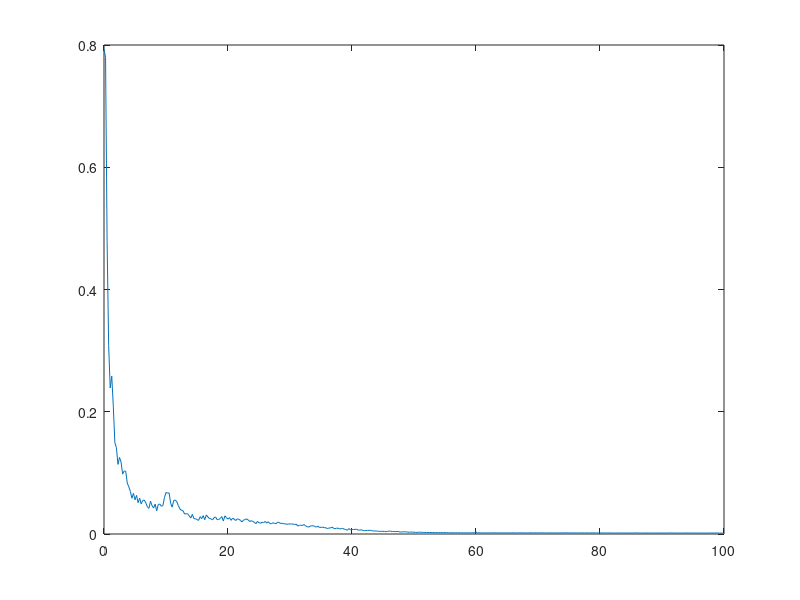
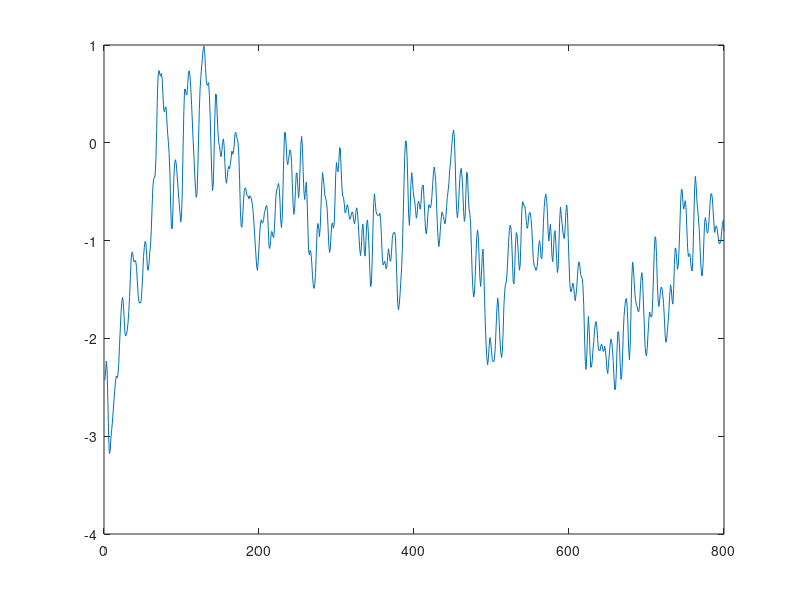
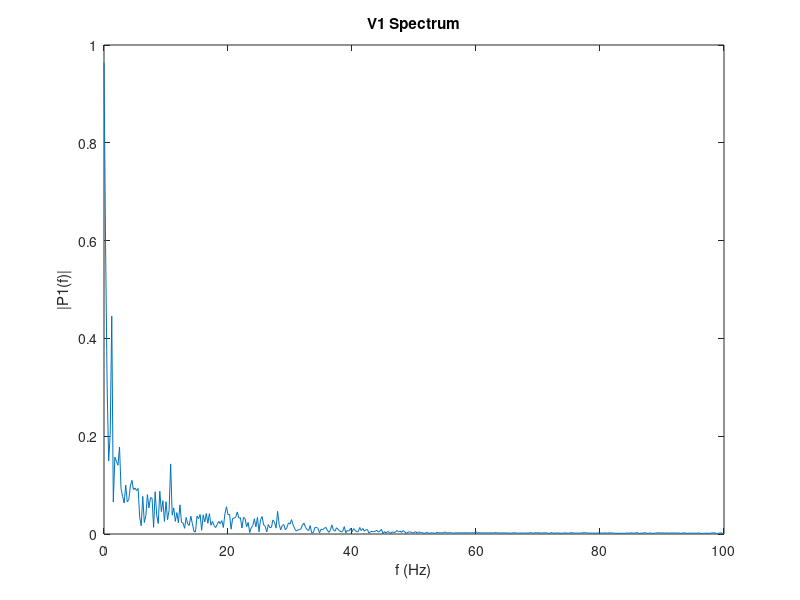

Write MATLAB code to recreate these figures, in order.
load Respiracion.txt
% load Mate.txt

V1=Respiracion(:,1);
V2=Respiracion(:,2);
V3=Respiracion(:,3);
V4=Respiracion(:,4);

tam=size(V1,1);
Seg=tam/200;
ventana=(tam/Seg)*4;

for n=1:tam/(ventana)-1
    aux=1;
    min=ventana*(n);
    %plot(1:ventana, V1(min:min+ventana-1))
    Signal=V4(min:min+ventana-1); 
    Fs = 200;            % Sampling frequency                    
    T = 1/Fs;             % Sampling period       
    L = size(Signal,1)-1;             % Length of signal
    if (mod(L,2))~=0
        L=L+1;
    end
    t = (0:L-1)*T; 
    Y = fft(Signal);
    P2 = abs(Y/L);
    P1 = P2(1:L/2+1);
    P1(2:end-1) = 2*P1(2:end-1);
    f = Fs*(0:(L/2))/L;
    figure(2)
    plot(f,P1) 
    title('V1 Spectrum')
    xlabel('f (Hz)')
    ylabel('|P1(f)|')
    
    figure(1), plot(1:size(Signal),Signal);
    for m=1:size(P1)
       Promedio(n,m)=P1(m); 
    end
end

Promedio=mean(Promedio)
h= figure(3), plot(f,Promedio);
saveas(h,'Fourier 4 Respiracion.png','png')



% figure(1), plot(1:size(P1,2),P1)
% Signal=P1
% P1=0;


% Fs = 200;            % Sampling frequency                    
% T = 1/Fs;             % Sampling period       
% L = size(Signal,2)-1;             % Length of signal
% if (mod(L,2))~=0
%     L=L+1;
% end
% t = (0:L-1)*T; 
% Y = fft(Signal);
% P2 = abs(Y/L);
% P1 = P2(1:L/2+1);
% P1(2:end-1) = 2*P1(2:end-1);
% f = Fs*(0:(L/2))/L;
% figure(2)
% plot(f,P1) 
% title('V1 Spectrum')
% xlabel('f (Hz)')
% ylabel('|P1(f)|')
% 
% 

delta=0;
theta=0;
alfa=0;
beta=0;

for n=1:size(Promedio,2)
   
    if(f(n)<3.5 && f(n)>2)
        delta=delta+Promedio(n);
    end
    
    if(f(n)>4 && f(n)<7.5)
        theta=theta+Promedio(n);
    end
    
    if(f(n)>8 && f(n)<13.5)
        alfa=alfa+Promedio(n);
    end
    
    if(f(n)>14 && f(n)<20)
        beta=beta+Promedio(n);
    end
    
end

bars(1)=delta;
bars(2)=theta;
bars(3)=alfa;
bars(4)=beta;

[pks,locs]=findpeaks(Promedio,'MinPeakHeight',0.05,'MinPeakDistance', .2);
findpeaks(Promedio,'MinPeakHeight',0.05,'MinPeakDistance', .2);
pks
(locs*.25)-.25
bars
